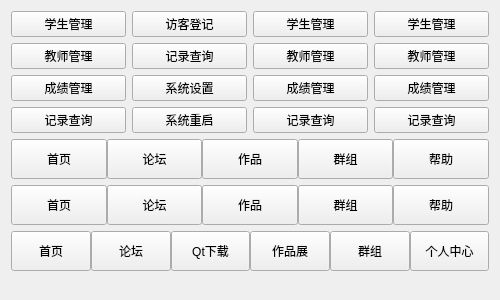
<?xml version="1.0" encoding="UTF-8"?>
<ui version="4.0">
 <class>frmNavButton</class>
 <widget class="QWidget" name="frmNavButton">
  <property name="geometry">
   <rect>
    <x>0</x>
    <y>0</y>
    <width>500</width>
    <height>300</height>
   </rect>
  </property>
  <property name="minimumSize">
   <size>
    <width>500</width>
    <height>0</height>
   </size>
  </property>
  <property name="maximumSize">
   <size>
    <width>500</width>
    <height>16777215</height>
   </size>
  </property>
  <property name="windowTitle">
   <string>Form</string>
  </property>
  <layout class="QGridLayout" name="gridLayout">
   <item row="3" column="0" colspan="4">
    <widget class="QWidget" name="widgetNav7" native="true">
     <property name="minimumSize">
      <size>
       <width>0</width>
       <height>40</height>
      </size>
     </property>
     <property name="maximumSize">
      <size>
       <width>16777215</width>
       <height>40</height>
      </size>
     </property>
     <layout class="QHBoxLayout" name="horizontalLayout_2">
      <property name="spacing">
       <number>0</number>
      </property>
      <property name="leftMargin">
       <number>0</number>
      </property>
      <property name="topMargin">
       <number>0</number>
      </property>
      <property name="rightMargin">
       <number>0</number>
      </property>
      <property name="bottomMargin">
       <number>0</number>
      </property>
      <item>
       <widget class="NavButton" name="navButton71">
        <property name="sizePolicy">
         <sizepolicy hsizetype="Minimum" vsizetype="Expanding">
          <horstretch>0</horstretch>
          <verstretch>0</verstretch>
         </sizepolicy>
        </property>
        <property name="text">
         <string>首页</string>
        </property>
       </widget>
      </item>
      <item>
       <widget class="NavButton" name="navButton72">
        <property name="sizePolicy">
         <sizepolicy hsizetype="Minimum" vsizetype="Expanding">
          <horstretch>0</horstretch>
          <verstretch>0</verstretch>
         </sizepolicy>
        </property>
        <property name="text">
         <string>论坛</string>
        </property>
       </widget>
      </item>
      <item>
       <widget class="NavButton" name="navButton73">
        <property name="sizePolicy">
         <sizepolicy hsizetype="Minimum" vsizetype="Expanding">
          <horstretch>0</horstretch>
          <verstretch>0</verstretch>
         </sizepolicy>
        </property>
        <property name="text">
         <string>Qt下载</string>
        </property>
       </widget>
      </item>
      <item>
       <widget class="NavButton" name="navButton74">
        <property name="sizePolicy">
         <sizepolicy hsizetype="Minimum" vsizetype="Expanding">
          <horstretch>0</horstretch>
          <verstretch>0</verstretch>
         </sizepolicy>
        </property>
        <property name="text">
         <string>作品展</string>
        </property>
       </widget>
      </item>
      <item>
       <widget class="NavButton" name="navButton75">
        <property name="sizePolicy">
         <sizepolicy hsizetype="Minimum" vsizetype="Expanding">
          <horstretch>0</horstretch>
          <verstretch>0</verstretch>
         </sizepolicy>
        </property>
        <property name="text">
         <string>群组</string>
        </property>
       </widget>
      </item>
      <item>
       <widget class="NavButton" name="navButton76">
        <property name="sizePolicy">
         <sizepolicy hsizetype="Minimum" vsizetype="Expanding">
          <horstretch>0</horstretch>
          <verstretch>0</verstretch>
         </sizepolicy>
        </property>
        <property name="text">
         <string>个人中心</string>
        </property>
       </widget>
      </item>
     </layout>
    </widget>
   </item>
   <item row="0" column="0">
    <widget class="QWidget" name="widgetNav1" native="true">
     <layout class="QVBoxLayout" name="verticalLayout">
      <property name="leftMargin">
       <number>0</number>
      </property>
      <property name="topMargin">
       <number>0</number>
      </property>
      <property name="rightMargin">
       <number>0</number>
      </property>
      <property name="bottomMargin">
       <number>0</number>
      </property>
      <item>
       <widget class="NavButton" name="navButton11">
        <property name="text">
         <string>学生管理</string>
        </property>
       </widget>
      </item>
      <item>
       <widget class="NavButton" name="navButton12">
        <property name="text">
         <string>教师管理</string>
        </property>
       </widget>
      </item>
      <item>
       <widget class="NavButton" name="navButton13">
        <property name="text">
         <string>成绩管理</string>
        </property>
       </widget>
      </item>
      <item>
       <widget class="NavButton" name="navButton14">
        <property name="text">
         <string>记录查询</string>
        </property>
       </widget>
      </item>
     </layout>
    </widget>
   </item>
   <item row="0" column="1">
    <widget class="QWidget" name="widgetNav2" native="true">
     <layout class="QVBoxLayout" name="verticalLayout_2">
      <property name="leftMargin">
       <number>0</number>
      </property>
      <property name="topMargin">
       <number>0</number>
      </property>
      <property name="rightMargin">
       <number>0</number>
      </property>
      <property name="bottomMargin">
       <number>0</number>
      </property>
      <item>
       <widget class="NavButton" name="navButton21">
        <property name="text">
         <string>访客登记</string>
        </property>
       </widget>
      </item>
      <item>
       <widget class="NavButton" name="navButton22">
        <property name="text">
         <string>记录查询</string>
        </property>
       </widget>
      </item>
      <item>
       <widget class="NavButton" name="navButton23">
        <property name="text">
         <string>系统设置</string>
        </property>
       </widget>
      </item>
      <item>
       <widget class="NavButton" name="navButton24">
        <property name="text">
         <string>系统重启</string>
        </property>
       </widget>
      </item>
     </layout>
    </widget>
   </item>
   <item row="1" column="0" colspan="4">
    <widget class="QWidget" name="widgetNav5" native="true">
     <property name="minimumSize">
      <size>
       <width>0</width>
       <height>40</height>
      </size>
     </property>
     <property name="maximumSize">
      <size>
       <width>16777215</width>
       <height>40</height>
      </size>
     </property>
     <layout class="QHBoxLayout" name="horizontalLayout">
      <property name="spacing">
       <number>0</number>
      </property>
      <property name="leftMargin">
       <number>0</number>
      </property>
      <property name="topMargin">
       <number>0</number>
      </property>
      <property name="rightMargin">
       <number>0</number>
      </property>
      <property name="bottomMargin">
       <number>0</number>
      </property>
      <item>
       <widget class="NavButton" name="navButton51">
        <property name="sizePolicy">
         <sizepolicy hsizetype="Minimum" vsizetype="Expanding">
          <horstretch>0</horstretch>
          <verstretch>0</verstretch>
         </sizepolicy>
        </property>
        <property name="text">
         <string>首页</string>
        </property>
       </widget>
      </item>
      <item>
       <widget class="NavButton" name="navButton52">
        <property name="sizePolicy">
         <sizepolicy hsizetype="Minimum" vsizetype="Expanding">
          <horstretch>0</horstretch>
          <verstretch>0</verstretch>
         </sizepolicy>
        </property>
        <property name="text">
         <string>论坛</string>
        </property>
       </widget>
      </item>
      <item>
       <widget class="NavButton" name="navButton53">
        <property name="sizePolicy">
         <sizepolicy hsizetype="Minimum" vsizetype="Expanding">
          <horstretch>0</horstretch>
          <verstretch>0</verstretch>
         </sizepolicy>
        </property>
        <property name="text">
         <string>作品</string>
        </property>
       </widget>
      </item>
      <item>
       <widget class="NavButton" name="navButton54">
        <property name="sizePolicy">
         <sizepolicy hsizetype="Minimum" vsizetype="Expanding">
          <horstretch>0</horstretch>
          <verstretch>0</verstretch>
         </sizepolicy>
        </property>
        <property name="text">
         <string>群组</string>
        </property>
       </widget>
      </item>
      <item>
       <widget class="NavButton" name="navButton55">
        <property name="sizePolicy">
         <sizepolicy hsizetype="Minimum" vsizetype="Expanding">
          <horstretch>0</horstretch>
          <verstretch>0</verstretch>
         </sizepolicy>
        </property>
        <property name="text">
         <string>帮助</string>
        </property>
       </widget>
      </item>
     </layout>
    </widget>
   </item>
   <item row="2" column="0" colspan="4">
    <widget class="QWidget" name="widgetNav6" native="true">
     <property name="minimumSize">
      <size>
       <width>0</width>
       <height>40</height>
      </size>
     </property>
     <property name="maximumSize">
      <size>
       <width>16777215</width>
       <height>40</height>
      </size>
     </property>
     <layout class="QHBoxLayout" name="horizontalLayout_3">
      <property name="spacing">
       <number>0</number>
      </property>
      <property name="leftMargin">
       <number>0</number>
      </property>
      <property name="topMargin">
       <number>0</number>
      </property>
      <property name="rightMargin">
       <number>0</number>
      </property>
      <property name="bottomMargin">
       <number>0</number>
      </property>
      <item>
       <widget class="NavButton" name="navButton61">
        <property name="sizePolicy">
         <sizepolicy hsizetype="Minimum" vsizetype="Expanding">
          <horstretch>0</horstretch>
          <verstretch>0</verstretch>
         </sizepolicy>
        </property>
        <property name="text">
         <string>首页</string>
        </property>
       </widget>
      </item>
      <item>
       <widget class="NavButton" name="navButton62">
        <property name="sizePolicy">
         <sizepolicy hsizetype="Minimum" vsizetype="Expanding">
          <horstretch>0</horstretch>
          <verstretch>0</verstretch>
         </sizepolicy>
        </property>
        <property name="text">
         <string>论坛</string>
        </property>
       </widget>
      </item>
      <item>
       <widget class="NavButton" name="navButton63">
        <property name="sizePolicy">
         <sizepolicy hsizetype="Minimum" vsizetype="Expanding">
          <horstretch>0</horstretch>
          <verstretch>0</verstretch>
         </sizepolicy>
        </property>
        <property name="text">
         <string>作品</string>
        </property>
       </widget>
      </item>
      <item>
       <widget class="NavButton" name="navButton64">
        <property name="sizePolicy">
         <sizepolicy hsizetype="Minimum" vsizetype="Expanding">
          <horstretch>0</horstretch>
          <verstretch>0</verstretch>
         </sizepolicy>
        </property>
        <property name="text">
         <string>群组</string>
        </property>
       </widget>
      </item>
      <item>
       <widget class="NavButton" name="navButton65">
        <property name="sizePolicy">
         <sizepolicy hsizetype="Minimum" vsizetype="Expanding">
          <horstretch>0</horstretch>
          <verstretch>0</verstretch>
         </sizepolicy>
        </property>
        <property name="text">
         <string>帮助</string>
        </property>
       </widget>
      </item>
     </layout>
    </widget>
   </item>
   <item row="0" column="2">
    <widget class="QWidget" name="widgetNav3" native="true">
     <layout class="QVBoxLayout" name="verticalLayout_3">
      <property name="spacing">
       <number>6</number>
      </property>
      <property name="leftMargin">
       <number>0</number>
      </property>
      <property name="topMargin">
       <number>0</number>
      </property>
      <property name="rightMargin">
       <number>0</number>
      </property>
      <property name="bottomMargin">
       <number>0</number>
      </property>
      <item>
       <widget class="NavButton" name="navButton31">
        <property name="text">
         <string>学生管理</string>
        </property>
       </widget>
      </item>
      <item>
       <widget class="NavButton" name="navButton32">
        <property name="text">
         <string>教师管理</string>
        </property>
       </widget>
      </item>
      <item>
       <widget class="NavButton" name="navButton33">
        <property name="text">
         <string>成绩管理</string>
        </property>
       </widget>
      </item>
      <item>
       <widget class="NavButton" name="navButton34">
        <property name="text">
         <string>记录查询</string>
        </property>
       </widget>
      </item>
     </layout>
    </widget>
   </item>
   <item row="0" column="3">
    <widget class="QWidget" name="widgetNav4" native="true">
     <layout class="QVBoxLayout" name="verticalLayout_4">
      <property name="leftMargin">
       <number>0</number>
      </property>
      <property name="topMargin">
       <number>0</number>
      </property>
      <property name="rightMargin">
       <number>0</number>
      </property>
      <property name="bottomMargin">
       <number>0</number>
      </property>
      <item>
       <widget class="NavButton" name="navButton41">
        <property name="text">
         <string>学生管理</string>
        </property>
       </widget>
      </item>
      <item>
       <widget class="NavButton" name="navButton42">
        <property name="text">
         <string>教师管理</string>
        </property>
       </widget>
      </item>
      <item>
       <widget class="NavButton" name="navButton43">
        <property name="text">
         <string>成绩管理</string>
        </property>
       </widget>
      </item>
      <item>
       <widget class="NavButton" name="navButton44">
        <property name="text">
         <string>记录查询</string>
        </property>
       </widget>
      </item>
     </layout>
    </widget>
   </item>
   <item row="4" column="0" colspan="4">
    <spacer name="verticalSpacer">
     <property name="orientation">
      <enum>Qt::Vertical</enum>
     </property>
     <property name="sizeHint" stdset="0">
      <size>
       <width>20</width>
       <height>40</height>
      </size>
     </property>
    </spacer>
   </item>
  </layout>
 </widget>
 <customwidgets>
  <customwidget>
   <class>NavButton</class>
   <extends>QPushButton</extends>
   <header>navbutton.h</header>
  </customwidget>
 </customwidgets>
 <resources/>
 <connections/>
</ui>
